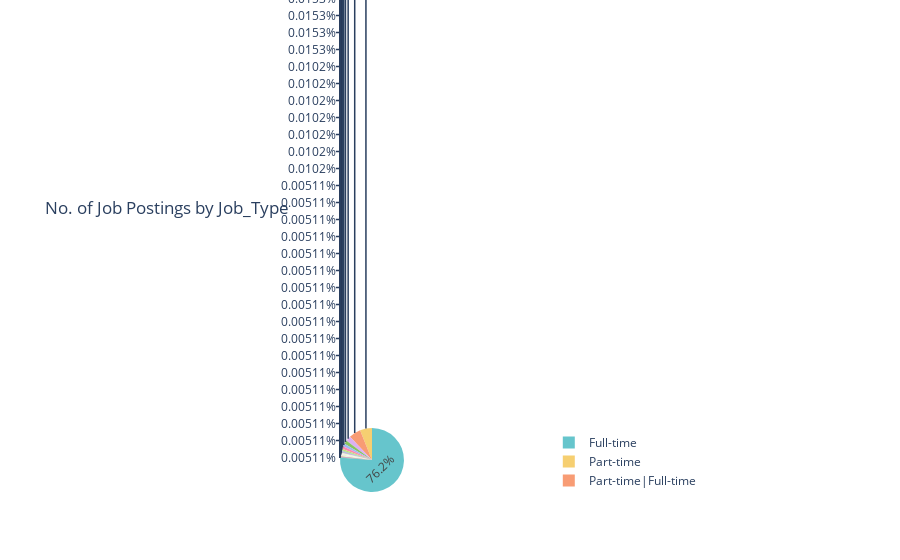

Write notebook code for a chart like this one.
### Code cell
import plotly.express as px #Plotly Express
jobtypes = df['job_type'].value_counts()
px.pie(jobtypes, values = jobtypes.values, names = jobtypes.index,
       title = 'No. of Job Postings by Job_Type',
      color_discrete_sequence = px.colors.qualitative.Pastel)

### Figure 1 — Plotly figure (JSON) as saved in the notebook; plotly's stock layout.template omitted (floating-point values rounded to 4 significant figures)
{"data": [{"domain": {"x": [0, 1], "y": [0, 1]}, "hovertemplate": "index=%{label}<br>value=%{value}<extra></extra>", "labels": ["Full-time", "Part-time", "Part-time|Full-time", "Contract", "Full-time|Commission", "Commission", "Full-time|Contract", "Temporary", "Full-time|Temporary", "Volunteer", "Part-time|Temporary", "Part-time|Full-time|Temporary", "Part-time|Contract", "Part-time|Full-time|Contract", "Internship", "Part-time|Full-time|Commission", "Part-time|Commission", "Full-time|Contract|Commission", "Full-time|Volunteer", "Full-time|Internship", "Part-time|Internship", "Part-time|Full-time|Internship", "Part-time|Full-time|Temporary|Contract", "Part-time|Full-time|Contract|Commission", "Contract|Commission", "Temporary|Contract", "Full-time|Temporary|Contract", "Part-time|Volunteer", "Part-time|Contract|Commission", "Walk-in", "Commission|Volunteer", "Part-time|Temporary|Contract", "Part-time|Full-time|Contract|Internship", "Contract|Volunteer", "Full-time|Internship|Commission", "Part-time|Full-time|Temporary|Commission", "Temporary|Volunteer", "Part-time|Full-time|Temporary|Contract|Internship", "Part-time|Full-time|Internship|Commission", "Temporary|Internship", "Full-time|Temporary|Commission", "Full-time|Walk-in", "Internship|Commission", "Part-time|Internship|Commission", "Part-time|Full-time|Volunteer", "Part-time|Temporary|Volunteer", "Part-time|Full-time|Temporary|Internship", "Part-time|Temporary|Commission", "Full-time|Temporary|Volunteer", "Full-time|Contract|Internship", "Temporary|Commission", "Full-time|Commission|Walk-in", "Part-time|Temporary|Internship|Commission", "Part-time|Temporary|Contract|Internship", "Part-time|Temporary|Contract|Commission", "Full-time|Temporary|Internship", "Internship|Volunteer", "Full-time|Contract|Volunteer", "Contract|Internship", "Part-time|Contract|Internship", "Temporary|Contract|Volunteer", "Temporary|Contract|Commission", "Part-time|Temporary|Internship", "Full-time|Contract|Internship|Commission"], "legendgroup": "", "name": "", "showlegend": true, "type": "pie", "values": [14921, 1189, 1181, 502, 353, 286, 270, 144, 86, 81, 61, 60, 58, 55, 52, 47, 20, 19, 15, 15, 14, 14, 12, 12, 12, 11, 11, 8, 6, 6, 6, 5, 3, 3, 3, 3, 3, 3, 3, 3, 2, 2, 2, 2, 2, 2, 2, 1, 1, 1, 1, 1, 1, 1, 1, 1, 1, 1, 1, 1, 1, 1, 1, 1]}], "layout": {"legend": {"tracegroupgap": 0}, "piecolorway": ["rgb(102, 197, 204)", "rgb(246, 207, 113)", "rgb(248, 156, 116)", "rgb(220, 176, 242)", "rgb(135, 197, 95)", "rgb(158, 185, 243)", "rgb(254, 136, 177)", "rgb(201, 219, 116)", "rgb(139, 224, 164)", "rgb(180, 151, 231)", "rgb(179, 179, 179)"], "title": {"text": "No. of Job Postings by Job_Type"}}}
